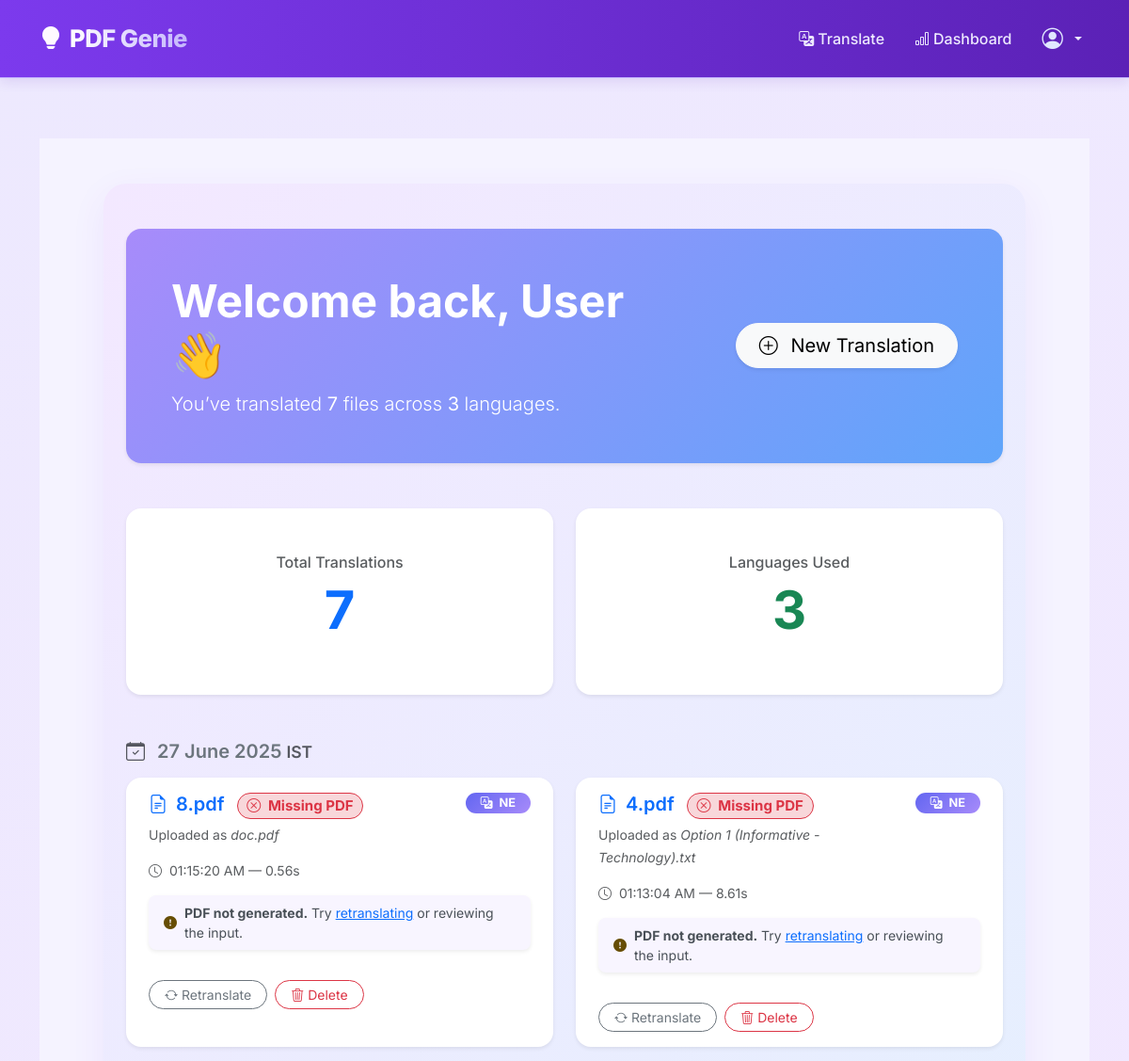
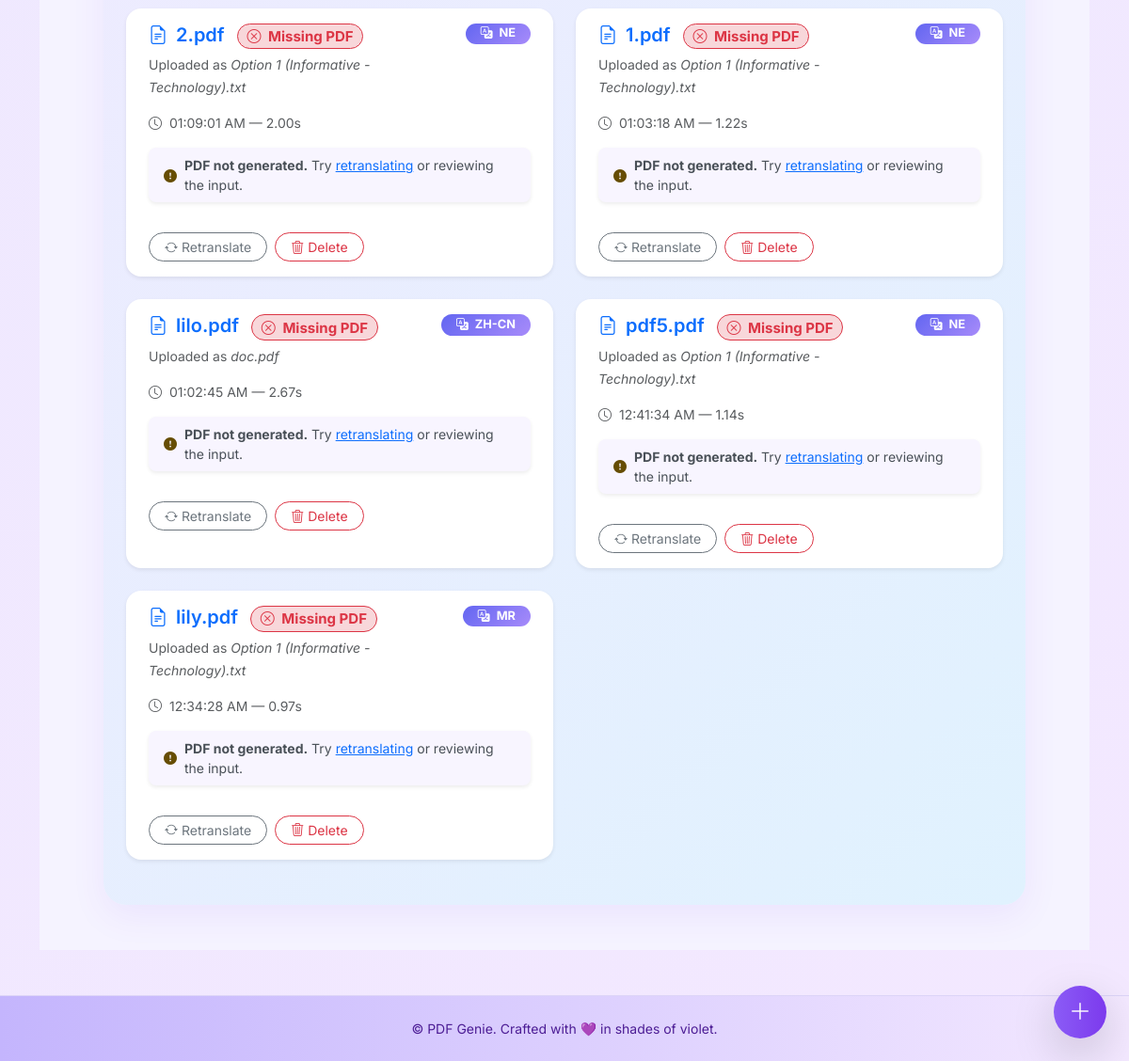
Page /dashboard (signed in) on the committed database (2 pictures, top to bottom).
### models.py (models this page shows)
class User(UserMixin, db.Model):
    __tablename__ = 'user'
    __table_args__ = {'extend_existing': True}
    id = db.Column(db.Integer, primary_key=True)
    name = db.Column(db.String(100), nullable=True)
    username = db.Column(db.String(80), unique=True, nullable=False)
    email = db.Column(db.String(120), unique=True, nullable=False)
    password = db.Column(db.String(200), nullable=False)
    joined = db.Column(db.DateTime, default=datetime.utcnow)
    translations = db.relationship('Translation', backref='user', lazy=True)

class Translation(db.Model):
    __tablename__ = 'translation'
    __table_args__ = {'extend_existing': True}
    id = db.Column(db.Integer, primary_key=True)
    user_id = db.Column(db.Integer, db.ForeignKey('user.id'), nullable=False)
    original_name = db.Column(db.String(200), nullable=False)
    translated_name = db.Column(db.String(200), nullable=False)
    language = db.Column(db.String(20), nullable=False)
    timestamp = db.Column(db.DateTime, default=datetime.utcnow)
    notes = db.Column(db.Text)
    retranslate_reason = db.Column(db.Text)
    duration_seconds = db.Column(db.Float)

### app.py (the view)
@app.route("/dashboard")
@login_required
def dashboard():
    translations = (
        db.session.query(Translation)
        .filter_by(user_id=current_user.id)
        .order_by(Translation.timestamp.desc())
        .all()
    )
    ist = ZoneInfo("Asia/Kolkata")
    for t in translations:
        if t.timestamp:
            if t.timestamp.tzinfo is None:
                utc_timestamp = t.timestamp.replace(tzinfo=timezone.utc)
            else:
                utc_timestamp = t.timestamp
            t.local_time = utc_timestamp.astimezone(ist)
            t.date_only = t.local_time.date()
            t.local_time_str = t.local_time.strftime("%d %b %Y, %I:%M:%S %p")
        else:
            t.local_time = None
            t.local_time_str = "—"
        translated_path = os.path.join(TRANSLATED_FOLDER, t.translated_name)
        t.file_exists = os.path.exists(translated_path)
        t.duration_display = (
            f"{t.duration_seconds:.2f}s" if t.duration_seconds else "⏳ pending"
        )
        print(">> DASHBOARD DATA:", {
            "original_name": t.original_name,
            "translated_name": t.translated_name,
            "language": t.language,
            "local_time": t.local_time_str,
            "duration": t.duration_display,
            "file_exists": t.file_exists,
            "id": t.id
        })
    return render_template("dashboard.html", translations=translations)

### models.py (called while the page is built)
@login_manager.user_loader
def load_user(user_id):
    return db.session.get(User, int(user_id))

### templates/dashboard.html (shortened to what this page needs)
{% extends "base.html" %}
{% block content %}
<div class="py-5" style="background: #f5f3ff;">
  <div class="container px-4 py-5" style="max-width: 980px; background: linear-gradient(135deg, #f3e8ff, #e0f2fe); border-radius: 24px; box-shadow: 0 12px 36px rgba(124, 58, 237, 0.08);">
    <div class="p-5 mb-5 rounded-4 text-white shadow-sm"
         style="background: linear-gradient(135deg, #a78bfa, #60a5fa);">
      <div class="row align-items-center">
        <div class="col-lg-8">
          <h2 class="fw-bold display-5 mb-2">Welcome back, {{ current_user.name or 'User' }} 👋</h2>
          <p class="lead mb-0">
            You’ve translated <strong>{{ translations|length }}</strong> file{{ translations|length != 1 and 's' or '' }}
            across <strong>{{ translations | map(attribute='language') | unique | list | length }}</strong> language{{ translations | map(attribute='language') | unique | list | length != 1 and 's' or '' }}.
          </p>
        </div>
        <div class="col-lg-4 text-lg-end mt-3 mt-lg-0">
          <a href="{{ url_for('home') }}" class="btn btn-light btn-lg shadow-sm rounded-pill px-4 py-2">
            <i class="bi bi-plus-circle me-2"></i> New Translation
          </a>
        </div>
      </div>
    </div>
    <div class="row g-4 mb-4">
      <div class="col-md-6">
        <div class="card text-center border-0 shadow-sm bg-white rounded-4 py-5">
          <h6 class="text-muted mb-2">Total Translations</h6>
          <h1 class="fw-bold text-primary display-4">{{ translations|length }}</h1>
        </div>
      </div>
      <div class="col-md-6">
        {% set langs = translations | map(attribute='language') | unique | list %}
        <div class="card text-center border-0 shadow-sm bg-white rounded-4 py-5">
          <h6 class="text-muted mb-2">Languages Used</h6>
          <h1 class="fw-bold text-success display-4">{{ langs|length }}</h1>
        </div>
      </div>
    </div>
    {% if translations %}
      {% set grouped = translations | groupby('date_only') %}
      {% for date, items in grouped %}
        <div class="mt-5">
          <h5 class="fw-semibold text-secondary mb-3">
            <i class="bi bi-calendar-check me-2 text-muted"></i>
            {{ date.strftime('%d %B %Y') }} <span class="text-muted small">IST</span>
          </h5>
          <div class="row row-cols-1 row-cols-md-2 g-4">
            {% for t in items %}
            <div class="col">
              <div class="card border-0 rounded-4 shadow-sm h-100 px-4 py-3 bg-white position-relative">
                <div class="d-flex justify-content-between align-items-start mb-3">
                  <div>
                    <h5 class="fw-semibold text-primary mb-1">
                      <i class="bi bi-file-earmark-text me-1"></i> {{ t.translated_name or 'Unnamed File' }}
                      {% if not t.file_exists %}
                        <span class="badge bg-danger-subtle text-danger border-danger border rounded-pill ms-2 small">
                          <i class="bi bi-x-circle me-1"></i> Missing PDF
                        </span>
                      {% endif %}
                    </h5>
                    <small class="text-muted">Uploaded as <span class="fst-italic">{{ t.original_name }}</span></small>
                  </div>
                  <span class="badge rounded-pill text-white px-3"
                        style="background: linear-gradient(135deg, #6366f1, #a78bfa); font-size: 0.8rem;">
                    <i class="bi bi-translate me-1"></i> {{ t.language.upper() }}
                  </span>
                </div>
                <p class="text-muted small mb-3">
                  <i class="bi bi-clock me-1"></i> {{ t.local_time.strftime('%I:%M:%S %p') }}
                  — {{ t.duration_display }}
                </p>
                {% if not t.file_exists %}
                <div class="alert alert-light border-0 d-flex align-items-center gap-2 small px-3 py-2 rounded-3 shadow-sm"
                     style="border-left: 4px solid #d8b4fe; background-color: #f8f5ff;">
                  <i class="bi bi-exclamation-circle-fill text-warning-emphasis"></i>
                  <div>
                    <strong>PDF not generated.</strong>
                    Try <a href="{{ url_for('retranslate', file_id=t.id) }}" class="text-decoration-underline">retranslating</a> or reviewing the input.
                  </div>
                </div>
                {% endif %}
                <div class="d-flex flex-wrap gap-2 mt-3">
                  <a href="{{ url_for('retranslate', file_id=t.id) }}"
                     class="btn btn-sm btn-outline-secondary rounded-pill px-3">
                    <i class="bi bi-arrow-repeat me-1"></i>Retranslate
                  </a>
                  <form action="{{ url_for('delete_pdf', file_id=t.id) }}" method="POST" class="d-inline">
                    <button type="submit" class="btn btn-sm btn-outline-danger rounded-pill px-3">
                      <i class="bi bi-trash3 me-1"></i>Delete
                    </button>
                  </form>
                </div>
              </div>
            </div>
            {% endfor %}
          </div>
        </div>
      {% endfor %}
    {% endif %}
  </div>
</div>
<a href="{{ url_for('home') }}"
   class="btn btn-primary rounded-circle shadow-lg position-fixed bottom-0 end-0 m-4 d-flex justify-content-center align-items-center"
   style="width: 56px; height: 56px;">
  <i class="bi bi-plus-lg fs-4"></i>
</a>
{% endblock %}

### templates/base.html (style rules this page uses)
:root { --lavender-light: #f3e8ff; --lavender-pale: #ede9fe; --lavender-deep: #c4b5fd; --violet: #7c3aed; --violet-dark: #5b21b6; --plum: #4c1d95; --ink-dark: #312e81; }
body { font-family: 'Inter', sans-serif; background: linear-gradient(145deg, var(--lavender-pale), var(--lavender-light)); color: var(--ink-dark); display: flex; flex-direction: column; min-height: 100vh; }
.btn-primary { background: linear-gradient(to right, #8b5cf6, var(--violet)); color: #fff; border: none; }

### rows in the picture
User: name "User"
Translation: translated_name "8.pdf", original_name "doc.pdf", language "NE", local_time "01:15:20 AM", duration_display "0.56s"
Translation: translated_name "4.pdf", original_name "Option 1 (Informative - Technology).txt", language "NE", local_time "01:13:04 AM", duration_display "8.61s"
Translation: translated_name "2.pdf", original_name "Option 1 (Informative - Technology).txt", language "NE", local_time "01:09:01 AM", duration_display "2.00s"
Translation: translated_name "1.pdf", original_name "Option 1 (Informative - Technology).txt", language "NE", local_time "01:03:18 AM", duration_display "1.22s"
Translation: translated_name "lilo.pdf", original_name "doc.pdf", language "ZH-CN", local_time "01:02:45 AM", duration_display "2.67s"
Translation: translated_name "pdf5.pdf", original_name "Option 1 (Informative - Technology).txt", language "NE", local_time "12:41:34 AM", duration_display "1.14s"
Translation: translated_name "lily.pdf", original_name "Option 1 (Informative - Technology).txt", language "MR", local_time "12:34:28 AM", duration_display "0.97s"

### other values in the picture
{{ translations|length }} "7"
{{ translations|length != 1 and 's' or '' }} "s"
{{ translations | map(attribute='language') | unique | list | length }} "3"
{{ langs|length }} "3"
{{ date.strftime('%d %B %Y') }} "27 June 2025"
